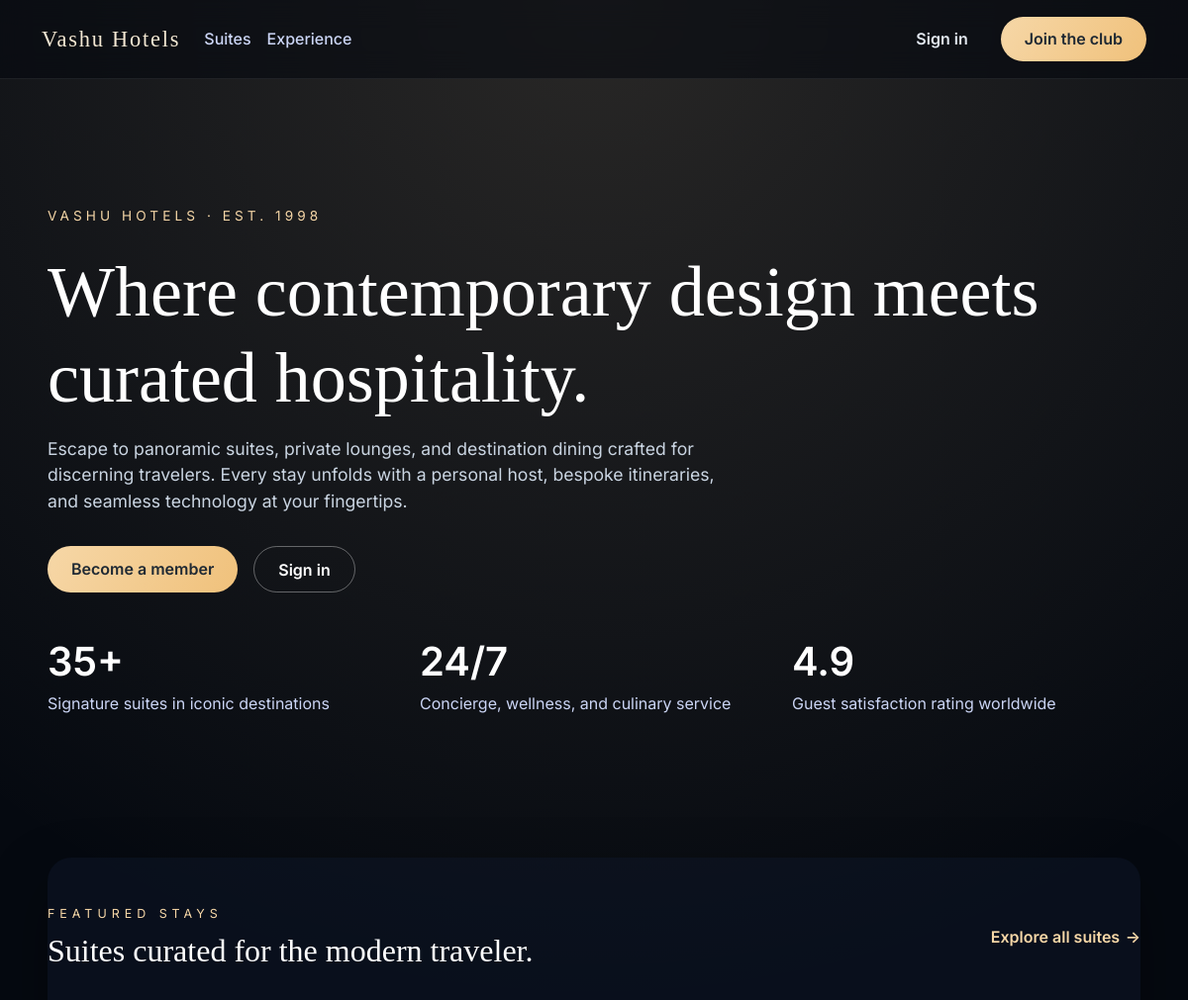
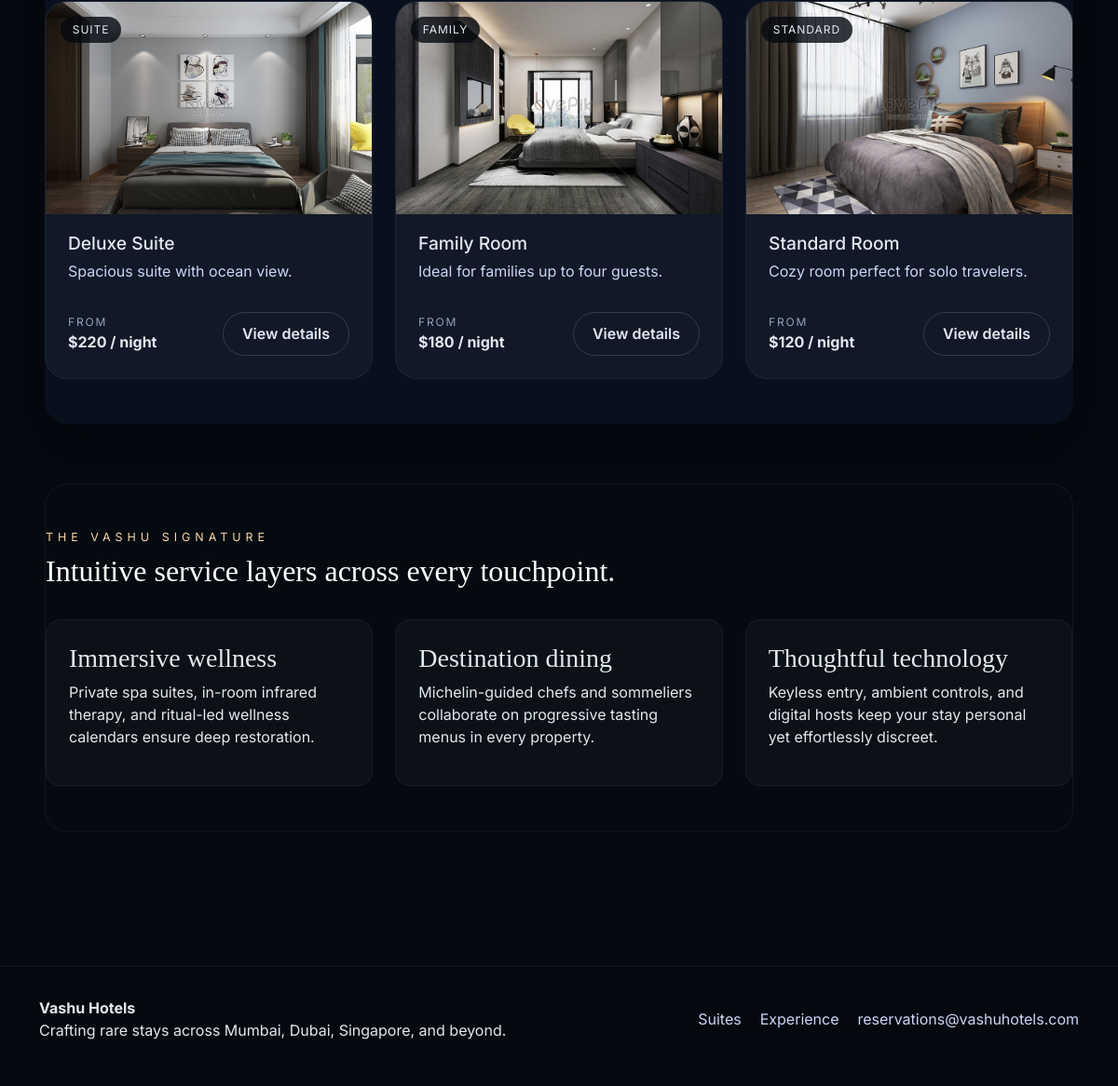
The page / on the database its author committed (2 pictures, top to bottom).
### app/models.py (models this page shows, shortened)
class Room(db.Model):
    id = db.Column(db.Integer, primary_key=True)
    name = db.Column(db.String(100), nullable=False)
    room_type = db.Column(db.String(50), nullable=False)
    price = db.Column(db.Float, nullable=False)
    description = db.Column(db.Text, nullable=False)
    image_filename = db.Column(db.String(255), nullable=True)
    is_available = db.Column(db.Boolean, default=True)
    bookings = db.relationship("Booking", back_populates="room", cascade="all, delete")

### app/landing.py (the view)
@bp.route("/")
def home():
    featured_rooms = (
        Room.query.filter_by(is_available=True)
        .order_by(Room.price.desc())
        .limit(6)
        .all()
    )
    return render_template("site/landing.html", rooms=featured_rooms)

### app/assets.py (called while the page is built)
def get_room_images_dir() -> Path:
    return Path(__file__).resolve().parent.parent / "static" / "images"

def list_room_images() -> list[str]:
    images_dir = get_room_images_dir()
    if not images_dir.exists():
        return []
    return sorted(
        [
            path.name
            for path in images_dir.iterdir()
            if path.is_file() and path.suffix.lower() in ROOM_IMAGE_EXTENSIONS
        ]
    )

### app/templates/site/landing.html (shortened to what this page needs)
{% extends 'base.html' %}
{% block page_wrapper %}landing-wrapper{% endblock %}
{% block content %}
<section class="hero">
    <div class="hero__eyebrow">Vashu Hotels · Est. 1998</div>
    <h1 class="hero__title">Where contemporary design meets curated hospitality.</h1>
    <p class="hero__copy">
        Escape to panoramic suites, private lounges, and destination dining crafted for discerning travelers. Every stay
        unfolds with a personal host, bespoke itineraries, and seamless technology at your fingertips.
    </p>
    <div class="hero__actions">
        {% if current_user.is_authenticated %}
        <a class="btn btn-contrast" href="{{ url_for('user.rooms') }}">Book your stay</a>
        <a class="btn btn-outline" href="{{ url_for('user.bookings') }}">Your reservations</a>
        {% else %}
        <a class="btn btn-contrast" href="{{ url_for('auth.register') }}">Become a member</a>
        <a class="btn btn-outline" href="{{ url_for('auth.login') }}">Sign in</a>
        {% endif %}
    </div>
    <div class="hero__metrics">
        <div>
            <span class="hero__metric">35+</span>
            <p>Signature suites in iconic destinations</p>
        </div>
        <div>
            <span class="hero__metric">24/7</span>
            <p>Concierge, wellness, and culinary service</p>
        </div>
        <div>
            <span class="hero__metric">4.9</span>
            <p>Guest satisfaction rating worldwide</p>
        </div>
    </div>
</section>
<section id="rooms" class="section section--light">
    <div class="section__header">
        <div>
            <p class="eyebrow">Featured stays</p>
            <h2>Suites curated for the modern traveler.</h2>
        </div>
        <div class="section__cta">
            <a href="{{ url_for('user.rooms') if current_user.is_authenticated else url_for('auth.login') }}" class="link-arrow">
                Explore all suites
                <span>&rarr;</span>
            </a>
        </div>
    </div>
    <div class="room-grid">
        {% if rooms %}
            {% for room in rooms %}
            <article class="room-card room-card--landing">
                <div class="room-card__media">
                    <img src="{{ room_image_url(room.image_filename) }}" alt="{{ room.name }} photo" loading="lazy">
                    <span class="room-card__badge">{{ room.room_type }}</span>
                </div>
                <div class="room-card__body">
                    <div>
                        <h3>{{ room.name }}</h3>
                        <p>{{ room.description[:150] }}{% if room.description|length > 150 %}&hellip;{% endif %}</p>
                    </div>
                    <div class="room-card__footer">
                        <div>
                            <span class="label">From</span>
                            <strong>${{ '%.0f'|format(room.price) }} / night</strong>
                        </div>
                        <a class="btn btn-ghost" href="{{ url_for('user.room_detail', room_id=room.id) if current_user.is_authenticated else url_for('auth.login') }}">
                            View details
                        </a>
                    </div>
                </div>
            </article>
            {% endfor %}
        {% else %}
            <div class="empty-state">
                <p>No rooms available at the moment. Check back soon.</p>
            </div>
        {% endif %}
    </div>
</section>
<section id="experience" class="section section--dark">
    <div class="section__header">
        <div>
            <p class="eyebrow">The Vashu signature</p>
            <h2>Intuitive service layers across every touchpoint.</h2>
        </div>
    </div>
    <div class="pillars">
        <div class="pillar">
            <h3>Immersive wellness</h3>
            <p>Private spa suites, in-room infrared therapy, and ritual-led wellness calendars ensure deep restoration.</p>
        </div>
        <div class="pillar">
            <h3>Destination dining</h3>
            <p>Michelin-guided chefs and sommeliers collaborate on progressive tasting menus in every property.</p>
        </div>
        <div class="pillar">
            <h3>Thoughtful technology</h3>
            <p>Keyless entry, ambient controls, and digital hosts keep your stay personal yet effortlessly discreet.</p>
        </div>
    </div>
</section>
{% endblock %}

### app/templates/base.html (shortened to what this page needs)
<!doctype html>
<html lang="en">
<head>
    <link rel="stylesheet" href="https://cdn.jsdelivr.net/npm/bootstrap@5.3.2/dist/css/bootstrap.min.css">
    <link rel="stylesheet" href="{{ url_for('static', filename='css/styles.css') }}">
</head>
<body class="theme-midnight">
<header class="site-header">
    <nav class="navbar navbar-expand-lg">
        <div class="container">
            <a class="navbar-brand" href="{{ url_for('landing.home') }}">Vashu Hotels</a>
            <div class="collapse navbar-collapse" id="mainNav">
                <ul class="navbar-nav me-auto">
                    <li class="nav-item"><a class="nav-link" href="{{ url_for('landing.home') }}#rooms">Suites</a></li>
                    <li class="nav-item"><a class="nav-link" href="{{ url_for('landing.home') }}#experience">Experience</a></li>
                </ul>
                <div class="navbar-actions">
                    {% if current_user.is_authenticated %}
                    <span class="navbar-text">Welcome, {{ current_user.name }}</span>
                    <a class="btn btn-ghost" href="{{ url_for('auth.logout') }}">Logout</a>
                    {% else %}
                    <a class="btn btn-ghost" href="{{ url_for('auth.login') }}">Sign in</a>
                    <a class="btn btn-contrast" href="{{ url_for('auth.register') }}">Join the club</a>
                    {% endif %}
                </div>
            </div>
        </div>
    </nav>
</header>
<main class="{% block page_wrapper %}page-shell container py-4{% endblock %}">
    {% block content %}{% endblock %}
</main>
<footer class="site-footer">
    <div class="container d-flex flex-column flex-lg-row justify-content-between align-items-lg-center gap-3">
        <div>
            <strong>Vashu Hotels</strong>
            <p class="mb-0">Crafting rare stays across Mumbai, Dubai, Singapore, and beyond.</p>
        </div>
        <div class="footer-links">
            <a href="{{ url_for('landing.home') }}#rooms">Suites</a>
            <a href="{{ url_for('landing.home') }}#experience">Experience</a>
            <a href="mailto:reservations@vashuhotels.com">reservations@vashuhotels.com</a>
        </div>
    </div>
</footer>
</body>
</html>

### rows shown on the page
Room: image_filename (picture), room_type "SUITE", name "Deluxe Suite", description "Spacious suite with ocean view.", price "220"
Room: image_filename (picture), room_type "FAMILY", name "Family Room", description "Ideal for families up to four guests.", price "180"
Room: image_filename (picture), room_type "STANDARD", name "Standard Room", description "Cozy room perfect for solo travelers.", price "120"
